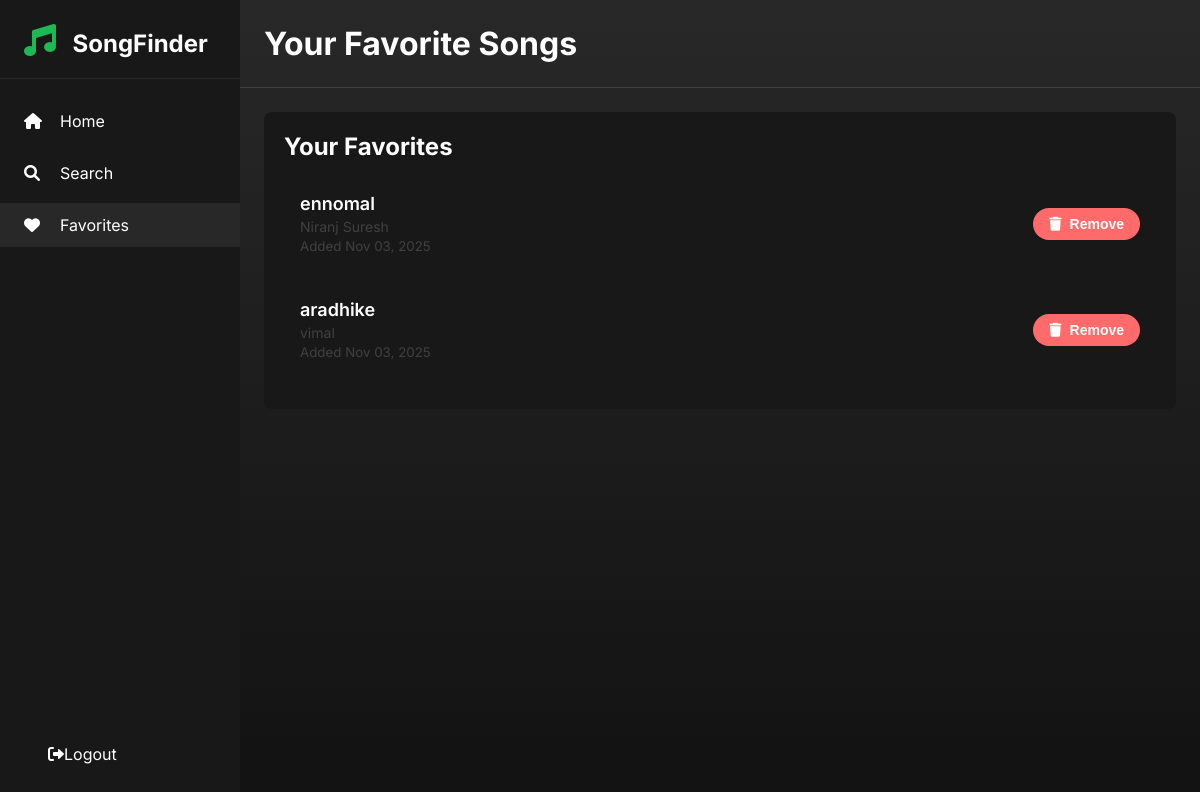
Page /api/favorites/ (signed in) on the committed database.
### music/models.py (models this page shows, shortened)
class Favorite(models.Model):
    user = models.ForeignKey(User, on_delete=models.CASCADE)
    song = models.CharField(max_length=255)
    artist = models.CharField(max_length=255)
    album = models.CharField(max_length=255, blank=True, null=True)
    added_at = models.DateTimeField(auto_now_add=True)
    class Meta:
        unique_together = ('user', 'song')

### music/views.py (the view)
# urls.py: path('favorites/', views.favorites_page, name='favorites_page'),
@login_required
def favorites_page(request):
    favorites = Favorite.objects.filter(user=request.user)
    return render(request, 'music/favorites.html', {'favorites': favorites})

### music/templates/music/favorites.html (shortened to what this page needs)
{% extends 'music/base.html' %}
{% block page_title %}Your Favorite Songs{% endblock %}
{% block content %}
<div class="card">
    <h2>Your Favorites</h2>
    {% if favorites %}
        <div id="favorites-list">
            {% for favorite in favorites %}
            <div class="song-card" data-id="{{ favorite.id }}">
                <div class="song-info">
                    <div class="song-title">{{ favorite.song }}</div>
                    <div class="song-artist">{{ favorite.artist }}</div>
                    <small style="color: var(--spotify-light-gray);">
                        Added {{ favorite.added_at|date:"M d, Y" }}
                    </small>
                </div>
                <div class="song-actions">
                    <button class="btn btn-danger remove-btn" data-id="{{ favorite.id }}">
                        <i class="fas fa-trash"></i> Remove
                    </button>
                </div>
            </div>
            {% endfor %}
        </div>
    {% else %}
        <p>You haven't added any favorites yet. <a href="{% url 'search_page' %}">Start searching</a> to add some!</p>
    {% endif %}
</div>
{% endblock %}

### music/static/music/css/style.css (style rules this page uses)
:root { --spotify-black: #121212; --spotify-dark-gray: #181818; --spotify-gray: #282828; --spotify-light-gray: #404040; --spotify-white: #ffffff; --spotify-green: #1db954; --spotify-green-hover: #1ed760; --spotify-red: #ff6b6b; --border-radius: 8px; --sidebar-width: 240px; }
* { margin: 0; padding: 0; box-sizing: border-box; }
body { font-family: 'Inter', sans-serif; background-color: var(--spotify-black); color: var(--spotify-white); overflow-x: hidden; }
.card { background-color: var(--spotify-dark-gray); border-radius: var(--border-radius); padding: 20px; margin-bottom: 20px; }
.card h2 { font-size: 24px; margin-bottom: 16px; }
.song-card { display: flex; align-items: center; background-color: var(--spotify-dark-gray); border-radius: var(--border-radius); padding: 16px; margin-bottom: 12px; transition: background-color 0.2s; }
.song-info { flex: 1; }
.song-title { font-size: 18px; font-weight: 600; margin-bottom: 4px; }
.song-artist { color: var(--spotify-light-gray); font-size: 14px; }
.song-actions { display: flex; gap: 12px; }
.btn { padding: 8px 16px; border: none; border-radius: 20px; font-size: 14px; font-weight: 600; cursor: pointer; transition: all 0.2s; text-decoration: none; display: inline-flex; align-items: center; gap: 8px; }
.btn-danger { background-color: var(--spotify-red); color: var(--spotify-white); }

### rows in the picture
Favorite: song "ennomal", artist "Niranj Suresh", added_at "Nov 03, 2025"
Favorite: song "aradhike", artist "vimal", added_at "Nov 03, 2025"
